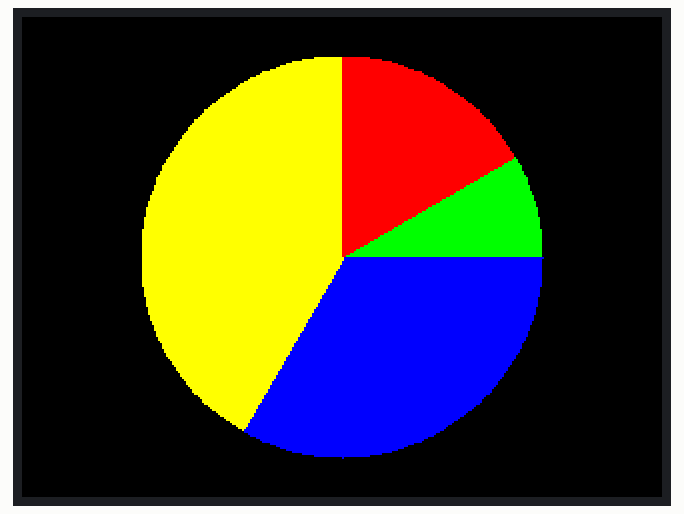
Simulated run of this sketch. Board: ESP32. Shown: 320×240 colour display.

Above: at 0.4 s.

The sketch:

TFT_Pie_Chart.ino
```cpp
// (licence header left out)
// This sketch includes a function to draw circle segments
// for pie charts in 1 degree increments

#include <TFT_eSPI.h> // Hardware-specific library
#include <SPI.h>

TFT_eSPI tft = TFT_eSPI(); // Invoke custom library

#define DEG2RAD 0.0174532925

byte inc = 0;
unsigned int col = 0;

void setup(void)
{
  tft.begin();

  tft.setRotation(1);

  tft.fillScreen(TFT_BLACK);
}

void loop() {

  // Draw 4 pie chart segments
  fillSegment(160, 120, 0, 60, 100, TFT_RED);
  fillSegment(160, 120, 60, 30, 100, TFT_GREEN);
  fillSegment(160, 120, 60 + 30, 120, 100, TFT_BLUE);
  fillSegment(160, 120, 60 + 30 + 120, 150, 100, TFT_YELLOW);

  delay(4000);

  // Erase old chart with 360 degree black plot
  fillSegment(160, 120, 0, 360, 100, TFT_BLACK);
}


// #########################################################################
// Draw circle segments
// #########################################################################

// x,y == coords of centre of circle
// start_angle = 0 - 359
// sub_angle   = 0 - 360 = subtended angle
// r = radius
// colour = 16 bit colour value

int fillSegment(int x, int y, int start_angle, int sub_angle, int r, unsigned int colour)
{
  // Calculate first pair of coordinates for segment start
  float sx = cos((start_angle - 90) * DEG2RAD);
  float sy = sin((start_angle - 90) * DEG2RAD);
  uint16_t x1 = sx * r + x;
  uint16_t y1 = sy * r + y;

  // Draw colour blocks every inc degrees
  for (int i = start_angle; i < start_angle + sub_angle; i++) {

    // Calculate pair of coordinates for segment end
    int x2 = cos((i + 1 - 90) * DEG2RAD) * r + x;
    int y2 = sin((i + 1 - 90) * DEG2RAD) * r + y;

    tft.fillTriangle(x1, y1, x2, y2, x, y, colour);

    // Copy segment end to sgement start for next segment
    x1 = x2;
    y1 = y2;
  }
}


// #########################################################################
// Return the 16 bit colour with brightness 0-100%
// #########################################################################
unsigned int brightness(unsigned int colour, int brightness)
{
  byte red   = colour >> 11;
  byte green = (colour & 0x7E0) >> 5;
  byte blue  = colour & 0x1F;

  blue =  (blue * brightness) / 100;
  green = (green * brightness) / 100;
  red =   (red * brightness) / 100;

  return (red << 11) + (green << 5) + blue;
}
```
